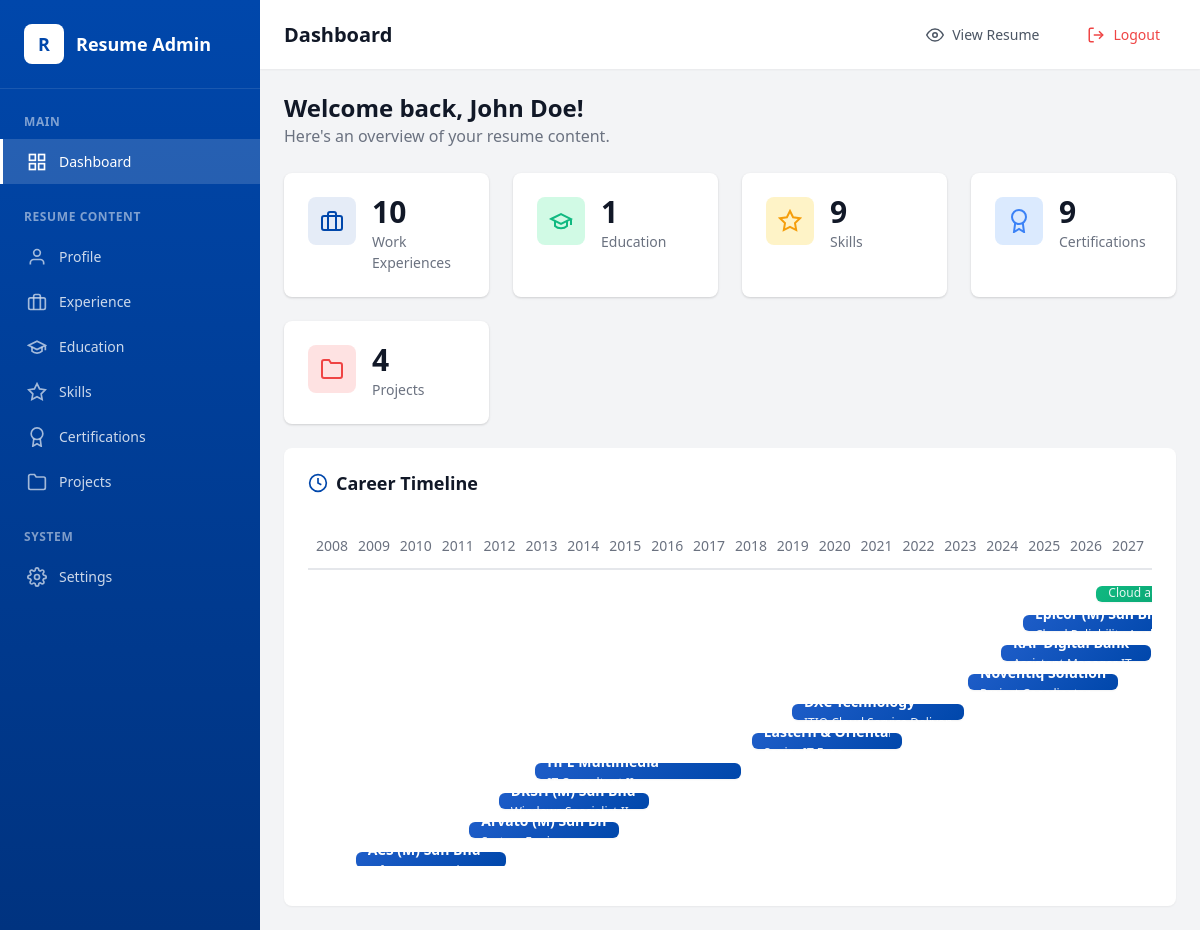
/admin/index.php (signed in), run on the app's committed database.
### tables this page shows
CREATE TABLE IF NOT EXISTS profile (
    id INT AUTO_INCREMENT PRIMARY KEY,
    full_name VARCHAR(255) NOT NULL,
    job_title VARCHAR(255),
    email VARCHAR(255),
    phone VARCHAR(50),
    location VARCHAR(255),
    linkedin_url VARCHAR(500),
    website_url VARCHAR(500),
    profile_image VARCHAR(500),
    summary TEXT,
    created_at TIMESTAMP DEFAULT CURRENT_TIMESTAMP,
    updated_at TIMESTAMP DEFAULT CURRENT_TIMESTAMP ON UPDATE CURRENT_TIMESTAMP
);

CREATE TABLE IF NOT EXISTS experiences (
    id INT AUTO_INCREMENT PRIMARY KEY,
    company_name VARCHAR(255) NOT NULL,
    job_title VARCHAR(255) NOT NULL,
    location VARCHAR(255),
    start_date DATE NOT NULL,
    end_date DATE,
    is_current TINYINT(1) DEFAULT 0,
    description TEXT,
    display_order INT DEFAULT 0,
    created_at TIMESTAMP DEFAULT CURRENT_TIMESTAMP,
    updated_at TIMESTAMP DEFAULT CURRENT_TIMESTAMP ON UPDATE CURRENT_TIMESTAMP
);

### includes/functions.php (called while the page is built, shortened)
<?php
require_once __DIR__ . '/config.php';
function getProfile() {
    $pdo = getDB();
    $stmt = $pdo->query("SELECT * FROM profile LIMIT 1");
    return $stmt->fetch() ?: [];
}
function getExperiences() {
    $pdo = getDB();
    $stmt = $pdo->query("SELECT * FROM experiences ORDER BY display_order ASC, start_date DESC");
    return $stmt->fetchAll();
}
function getDashboardStats() {
    $pdo = getDB();
    return [
        'experiences' => $pdo->query("SELECT COUNT(*) FROM experiences")->fetchColumn(),
        'education' => $pdo->query("SELECT COUNT(*) FROM education")->fetchColumn(),
        'skills' => $pdo->query("SELECT COUNT(*) FROM skills")->fetchColumn(),
        'certifications' => $pdo->query("SELECT COUNT(*) FROM certifications")->fetchColumn(),
        'projects' => $pdo->query("SELECT COUNT(*) FROM projects")->fetchColumn(),
    ];
}

### includes/config.php (called while the page is built, shortened)
<?php
function e($string) {
    return htmlspecialchars($string ?? '', ENT_QUOTES, 'UTF-8');
}

### admin/index.php (the view, shortened to what this page needs)
<?php
require_once __DIR__ . '/../includes/config.php';
require_once __DIR__ . '/../includes/functions.php';
$stats = getDashboardStats();
$profile = getProfile();
$experiences = getExperiences();
?>
<!DOCTYPE html>
<html lang="en">
<head>
    <link rel="stylesheet" href="<?= CSS_URL ?>/base.css">
    <link rel="stylesheet" href="<?= CSS_URL ?>/dashboard.css">
</head>
<body>
    <div class="dashboard">
        <?php include __DIR__ . '/includes/sidebar.php'; ?>
        <main class="main-content">
            <header class="topbar">
                <div class="topbar-left">
                    <h1 class="page-title">Dashboard</h1>
                </div>
                <div class="topbar-right">
                    <a href="../resume.php" class="topbar-btn" target="_blank">
                        <svg width="18" height="18" viewBox="0 0 24 24" fill="none" stroke="currentColor" stroke-width="2">
                            <path d="M1 12s4-8 11-8 11 8 11 8-4 8-11 8-11-8-11-8z"></path>
                            <circle cx="12" cy="12" r="3"></circle>
                        </svg>
                        <span>View Resume</span>
                    </a>
                    <a href="logout.php" class="topbar-btn logout-btn">
                        <svg width="18" height="18" viewBox="0 0 24 24" fill="none" stroke="currentColor" stroke-width="2">
                            <path d="M9 21H5a2 2 0 0 1-2-2V5a2 2 0 0 1 2-2h4"></path>
                            <polyline points="16 17 21 12 16 7"></polyline>
                            <line x1="21" y1="12" x2="9" y2="12"></line>
                        </svg>
                        <span>Logout</span>
                    </a>
                </div>
            </header>
            <div class="page-content">
                <div class="content-header">
                    <div>
                        <h2 class="content-title">Welcome back<?= $profile ? ', ' . e($profile['full_name']) : '' ?>!</h2>
                        <p class="text-gray" style="margin: 0;">Here's an overview of your resume content.</p>
                    </div>
                </div>
                <div class="stats-grid">
                    <div class="stat-card">
                        <div class="stat-icon primary">
                            <svg viewBox="0 0 24 24" fill="none" stroke="currentColor" stroke-width="2">
                                <rect x="2" y="7" width="20" height="14" rx="2" ry="2"></rect>
                                <path d="M16 21V5a2 2 0 0 0-2-2h-4a2 2 0 0 0-2 2v16"></path>
                            </svg>
                        </div>
                        <div class="stat-content">
                            <div class="stat-value"><?= $stats['experiences'] ?></div>
                            <div class="stat-label">Work Experiences</div>
                        </div>
                    </div>
                    <div class="stat-card">
                        <div class="stat-icon success">
                            <svg viewBox="0 0 24 24" fill="none" stroke="currentColor" stroke-width="2">
                                <path d="M22 10v6M2 10l10-5 10 5-10 5z"></path>
                                <path d="M6 12v5c3 3 9 3 12 0v-5"></path>
                            </svg>
                        </div>
                        <div class="stat-content">
                            <div class="stat-value"><?= $stats['education'] ?></div>
                            <div class="stat-label">Education</div>
                        </div>
                    </div>
                    <div class="stat-card">
                        <div class="stat-icon warning">
                            <svg viewBox="0 0 24 24" fill="none" stroke="currentColor" stroke-width="2">
                                <polygon points="12 2 15.09 8.26 22 9.27 17 14.14 18.18 21.02 12 17.77 5.82 21.02 7 14.14 2 9.27 8.91 8.26 12 2"></polygon>
                            </svg>
                        </div>
                        <div class="stat-content">
                            <div class="stat-value"><?= $stats['skills'] ?></div>
                            <div class="stat-label">Skills</div>
                        </div>
                    </div>
                    <div class="stat-card">
                        <div class="stat-icon info">
                            <svg viewBox="0 0 24 24" fill="none" stroke="currentColor" stroke-width="2">
                                <circle cx="12" cy="8" r="7"></circle>
                                <polyline points="8.21 13.89 7 23 12 20 17 23 15.79 13.88"></polyline>
                            </svg>
                        </div>
                        <div class="stat-content">
                            <div class="stat-value"><?= $stats['certifications'] ?></div>
                            <div class="stat-label">Certifications</div>
                        </div>
                    </div>
                    <div class="stat-card">
                        <div class="stat-icon danger">
                            <svg viewBox="0 0 24 24" fill="none" stroke="currentColor" stroke-width="2">
                                <path d="M22 19a2 2 0 0 1-2 2H4a2 2 0 0 1-2-2V5a2 2 0 0 1 2-2h5l2 3h9a2 2 0 0 1 2 2z"></path>
                            </svg>
                        </div>
                        <div class="stat-content">
                            <div class="stat-value"><?= $stats['projects'] ?></div>
                            <div class="stat-label">Projects</div>
                        </div>
                    </div>
                </div>
                <?php if (!empty($experiences)): ?>
                <div class="timeline-section">
                    <h3 class="section-title">
                        <svg width="20" height="20" viewBox="0 0 24 24" fill="none" stroke="currentColor" stroke-width="2">
                            <circle cx="12" cy="12" r="10"></circle>
                            <polyline points="12 6 12 12 16 14"></polyline>
                        </svg>
                        Career Timeline
                    </h3>
                    <?php
                    $minYear = date('Y');
                    $maxYear = date('Y');
                    foreach ($experiences as $exp) {
                        $startYear = (int)date('Y', strtotime($exp['start_date']));
                        if ($startYear < $minYear) $minYear = $startYear;
                    }
                    $minYear = $minYear - 1;
                    $maxYear = $maxYear + 1;
                    $totalYears = $maxYear - $minYear;
                    ?>
                    <div class="timeline-container">
                        <div class="timeline-years">
                            <?php for ($year = $minYear; $year <= $maxYear; $year++): ?>
                                <span class="timeline-year"><?= $year ?></span>
                            <?php endfor; ?>
                        </div>
                        <div class="timeline-bars">
                            <?php foreach ($experiences as $exp):
                                $startYear = (int)date('Y', strtotime($exp['start_date']));
                                $startMonth = (int)date('m', strtotime($exp['start_date']));
                                $endYear = $exp['end_date'] ? (int)date('Y', strtotime($exp['end_date'])) : (int)date('Y');
                                $endMonth = $exp['end_date'] ? (int)date('m', strtotime($exp['end_date'])) : (int)date('m');
                                $startPos = (($startYear - $minYear) + ($startMonth - 1) / 12) / $totalYears * 100;
                                $endPos = (($endYear - $minYear) + ($endMonth) / 12) / $totalYears * 100;
                                $width = $endPos - $startPos;
                            ?>
                            <div class="timeline-item">
                                <div class="timeline-bar <?= $exp['is_current'] ? 'current' : '' ?>"
                                     style="left: <?= $startPos ?>%; width: <?= $width ?>%;">
                                    <div class="timeline-info">
                                        <strong><?= e($exp['company_name']) ?></strong>
                                        <span><?= e($exp['job_title']) ?></span>
                                        <?php if ($exp['is_current']): ?>
                                            <span class="badge-current">Current</span>
                                        <?php endif; ?>
                                    </div>
                                </div>
                            </div>
                            <?php endforeach; ?>
                        </div>
                    </div>
                </div>
                <?php endif; ?>
            </div>
        </main>
    </div>
</body>
</html>

### data on the page
profile: full_name "John Doe"
experiences: $width 3.5087719298245 (drawn), job_title "Cloud…", is_current "CURRENT"
experiences: $width 7.8947368421053 (drawn), company_name "Epicor (M) Sdn…", job_title "Cloud Reliability…"
experiences: $width 3.0701754385965 (drawn), company_name "KAF Digital Bank", job_title "Assistant Manager IT"
experiences: $width 3.9473684210526 (drawn), company_name "Noventiq Solution", job_title "Project Coordinator"
experiences: $width 20.614035087719 (drawn), company_name "DXC Technology", job_title "ITIO Cloud Service…"
experiences: $width 5.2631578947368 (drawn), company_name "Eastern &…", job_title "Senior IT Exec"
experiences: $width 24.561403508772 (drawn), company_name "HPE Multimedia", job_title "IT Consultant II"
experiences: $width 4.8245614035088 (drawn), company_name "DKSH (M) Sdn Bhd", job_title "Windows Specialist II"
experiences: $width 3.9473684210526 (drawn), company_name "Arvato (M) Sdn…", job_title "System Engineer"
experiences: $width 14.035087719298 (drawn), company_name "ACS (M) Sdn Bhd"

### other printed values
$stats['experiences'] "10"
$stats['education'] "1"
$stats['skills'] "9"
$stats['certifications'] "9"
$stats['projects'] "4"
